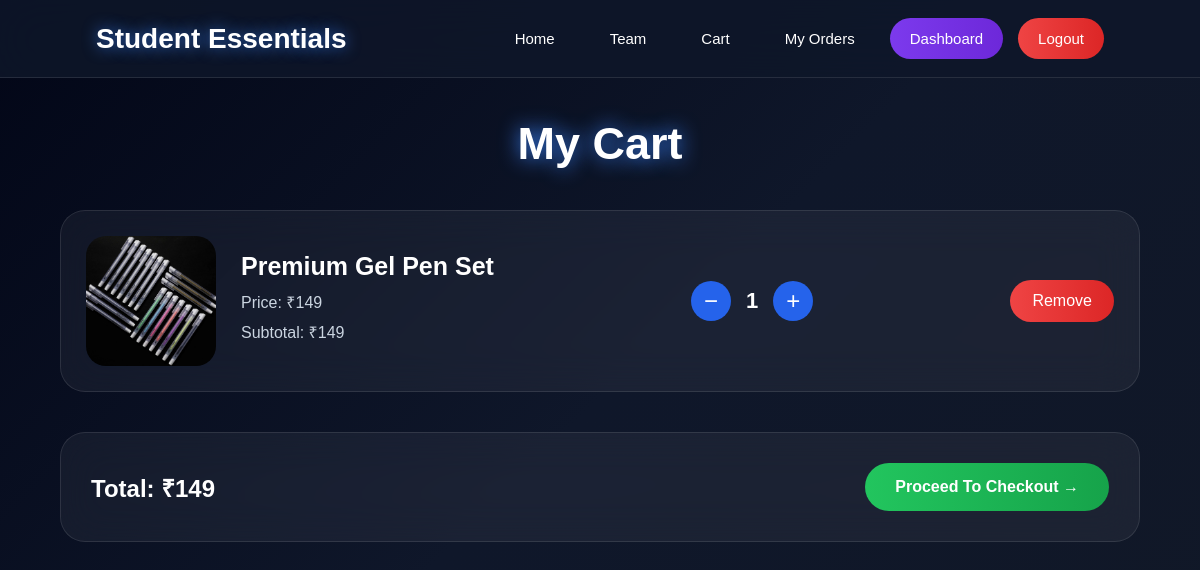
Before: /cart/ (signed in) with the older database file.
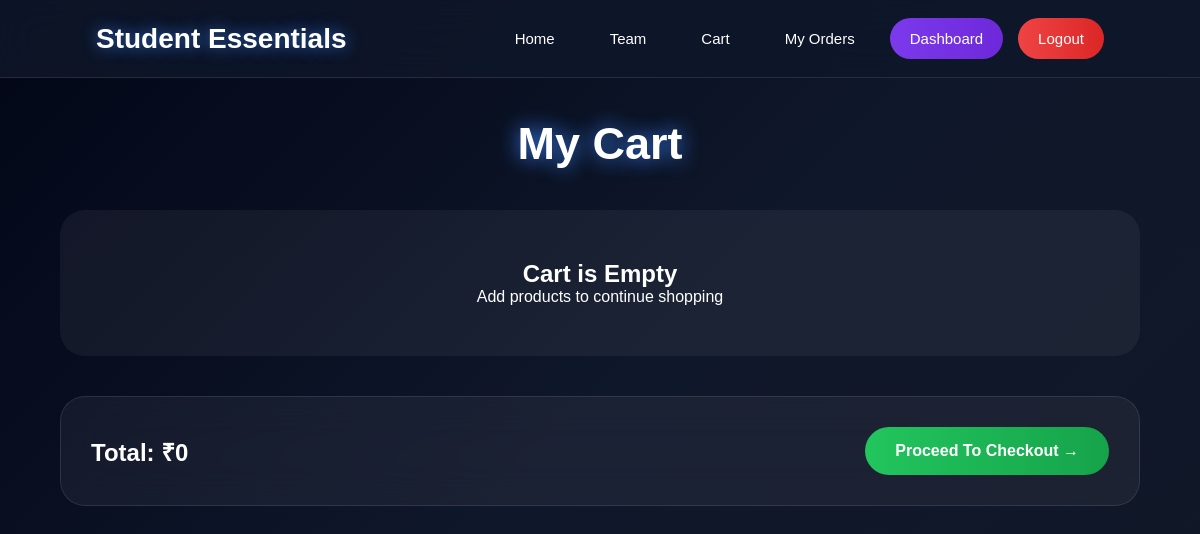
After: the same page with the newer database file.
### shop/models.py (models this page shows, shortened)
class Cart(models.Model):
    user = models.ForeignKey(
        User,
        on_delete=models.CASCADE
    )
    product = models.ForeignKey(
        Product,
        on_delete=models.CASCADE
    )
    quantity = models.IntegerField(
        default=1
    )

class Product(models.Model):
    name = models.CharField(max_length=200)
    description = models.TextField()
    price = models.IntegerField()
    image = models.ImageField(upload_to='products/')
    category = models.CharField(max_length=100)

### shop/views.py (the view)
@login_required(login_url='/login/')
def cart_page(request):
    cart_items = Cart.objects.filter(
        user=request.user
    )
    total = 0
    for item in cart_items:
        total += (
            item.product.price *
            item.quantity
        )
    return render(
        request,
        'cart.html',
        {
            'cart_items': cart_items,
            'total': total
        }
    )

### templates/cart.html (shortened to what this page needs)
{% load static %}
<!doctype html>
<html lang="en">
  <head>
    <link rel="stylesheet" href="{% static 'css/cart.css' %}" />
    <link rel="stylesheet" href="{% static 'css/navbar.css' %}" />
  </head>
  <body>
    {% include 'navbar.html' %}
    <div class="container">
      <h1>My Cart</h1>
      {% for item in cart_items %}
      <div class="cart-box">
        <div class="left">
          <img
            src="{{ item.product.image.url }}"
            alt="{{ item.product.name }}"
          />
          <div class="details">
            <h2>{{ item.product.name }}</h2>
            <p>Price: ₹{{ item.product.price }}</p>
            <p>Subtotal: ₹{{ item.product.price|floatformat:0 }}</p>
          </div>
        </div>
        <div class="quantity">
          <a href="{% url 'decrease_quantity' item.id %}"> − </a>
          <span> {{ item.quantity }} </span>
          <a href="{% url 'increase_quantity' item.id %}"> + </a>
        </div>
        <a href="{% url 'remove_cart' item.id %}" class="remove"> Remove </a>
      </div>
      {% empty %}
      <div class="empty-box">
        <h2>Cart is Empty</h2>
        <p>Add products to continue shopping</p>
      </div>
      {% endfor %}
      <div class="total">
        <div>
          <h2>Total: ₹{{ total }}</h2>
        </div>
        <a href="{% url 'checkout' %}" class="checkout-btn">
          Proceed To Checkout →
        </a>
      </div>
    </div>
  </body>
</html>

Changed rows visible on the page:
removed Cart: product.image (picture), product.name "Premium Gel Pen Set", product.price "149", quantity "1"
Other visible differences:
{{ total }}: "149" → "0"
text now shown: "Cart is Empty Add products to continue shopping"
